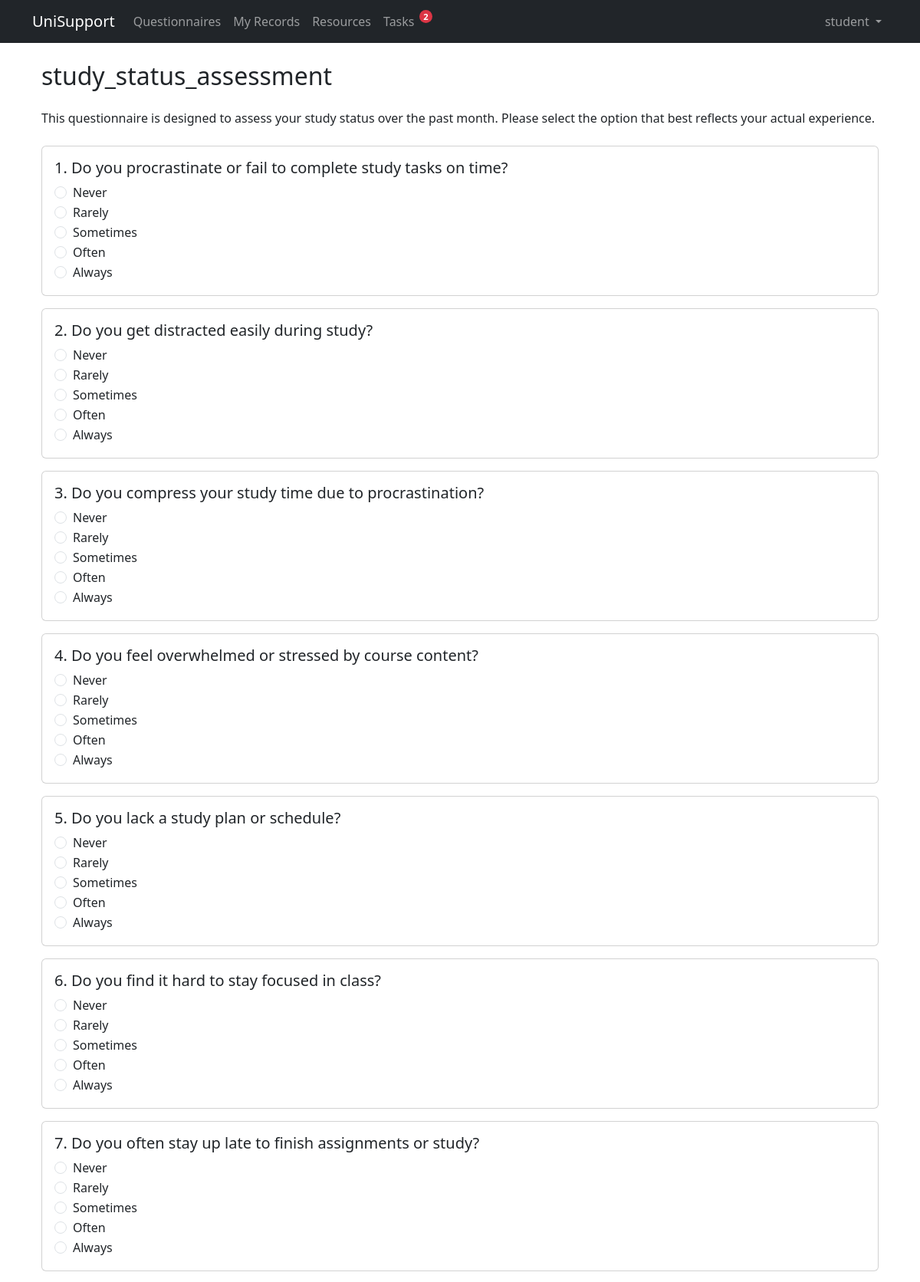
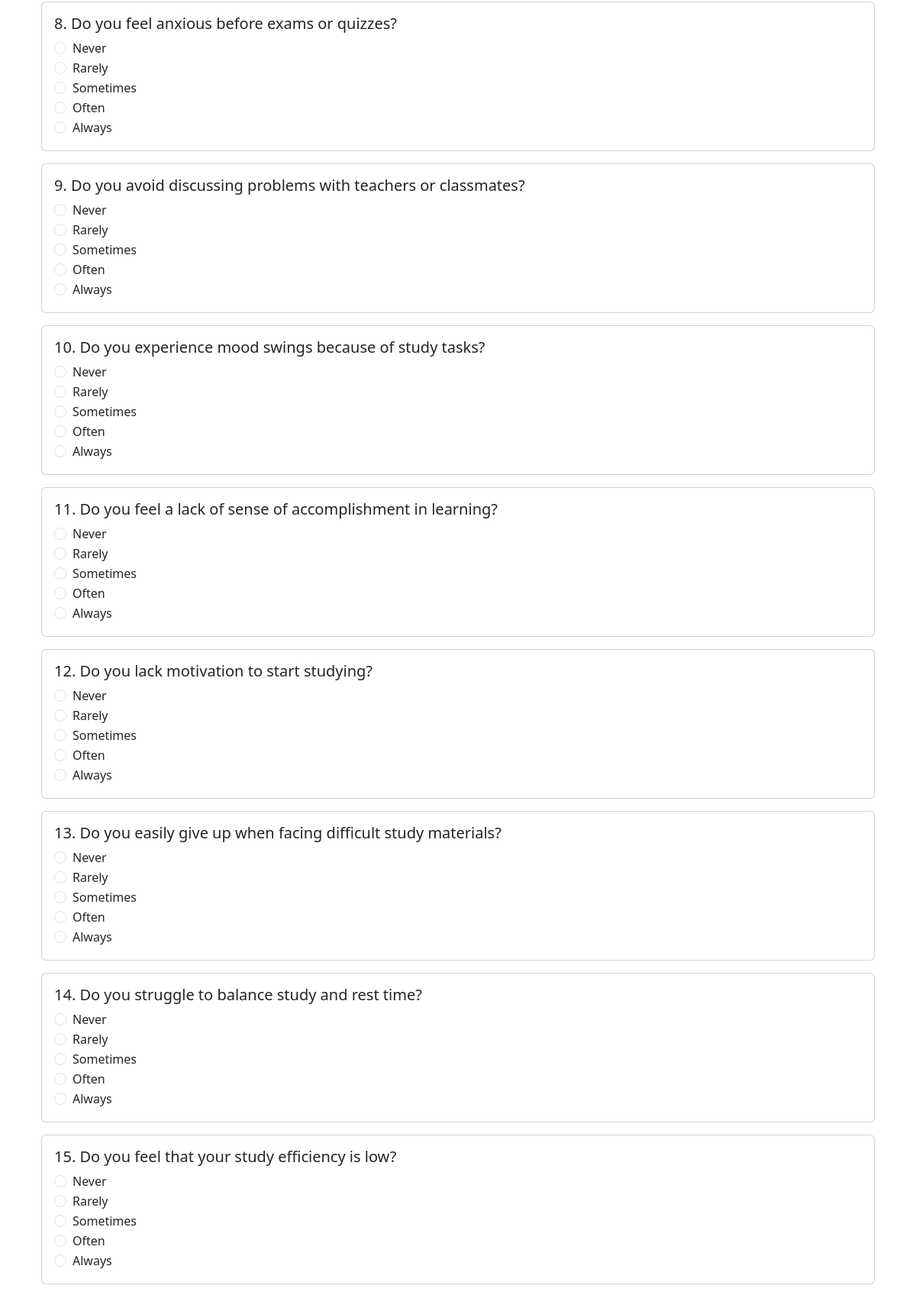
The page /questionnaire/2 (signed in, upper part) on the database its author committed (2 pictures, top to bottom).
### model/user.py (models this page shows)
class User(Base):
    __tablename__ = 'users'
    id = Column(Integer, primary_key=True, autoincrement=True)
    username = Column(String(50), nullable=False, unique=True)
    email = Column(String(100), nullable=False, unique=True)
    password_hash = Column(String(128), nullable=False)
    is_stuff = Column(Boolean, default=False)  # True if the user is staff/admin
    created_at = Column(DateTime, default=datetime.datetime.utcnow)
    updated_at = Column(DateTime, default=datetime.datetime.utcnow, onupdate=datetime.datetime.utcnow)
    questionnaires = relationship("UserQuestionnaire", back_populates="user", lazy="dynamic")
    tasks = relationship("UserTask", back_populates="user", cascade="all, delete-orphan")
    major_id = Column(Integer, ForeignKey('majors.id'), nullable=True)
    major = relationship("Major", backref="users")

### model/questionnaire.py (models this page shows)
class Questionnaire(Base):
    __tablename__ = 'questionnaires'
    id = Column(Integer, primary_key=True, autoincrement=True)
    type = Column(String(100), nullable=False)  # Questionnaire type
    description = Column(Text)  # Description of the questionnaire
    content = Column(JSON, nullable=False)  # Question content stored as JSON
    created_at = Column(DateTime, default=datetime.datetime.utcnow)
    updated_at = Column(DateTime, default=datetime.datetime.utcnow, onupdate=datetime.datetime.utcnow)
    user_questionnaires = relationship("UserQuestionnaire", back_populates="questionnaire")

### app/controllers/questionnaire_controller.py (the view)
    @jwt_required()
    def detail_page(self, questionnaire_id):
        user_id = int(get_jwt_identity())
        user = self.user_repo.get_user_by_id(user_id)
        if user.is_stuff:
            flash('Admins cannot take questionnaires', 'warning')
            return redirect(url_for('questionnaire.shared_page'))
        questionnaire = self.questionnaire_service.get_questionnaire(questionnaire_id)
        if not questionnaire:
            return "Questionnaire not found", 404
        return render_template('questionnaire/detail.html', questionnaire=questionnaire)

### core/questionnaire.py (called while the page is built)
    def get_questionnaire(self, questionnaire_id: int):
        return self.questionnaire_repo.get_questionnaire_by_id(questionnaire_id)

### repo/questionnaireRepo.py (called while the page is built)
    def get_questionnaire_by_id(self, questionnaire_id: int):
        return self.session.query(Questionnaire).get(questionnaire_id)

### repo/userRepo.py (called while the page is built)
    def get_user_by_id(self, user_id: int) -> Optional[User]:
        return self.db_session.query(User).filter(User.id == user_id).first()

### app/templates/questionnaire/detail.html (shortened to what this page needs)
{% extends "base.html" %}
{% block content %}
<div class="container">
    <h2 class="mb-4">
        {% if questionnaire.type == 'psychological_assessment' %}
            Mental Health Assessment Questionnaire
        {% else %}
            {{ questionnaire.type }}
        {% endif %}
    </h2>
    <p class="mb-4">{{ questionnaire.description }}</p>
    <form id="questionnaireForm" onsubmit="handleSubmit(event)">
        {% for question in questionnaire.content.questions %}
        <div class="card mb-3">
            <div class="card-body">
                <h5 class="card-title">{{ loop.index }}. {{ question.question }}</h5>
                {% if question.type == 'single_choice' %}
                <div class="options">
                    {% for option in question.options %}
                    <div class="form-check">
                        <input class="form-check-input" type="radio"
                               name="question_{{ question.id }}"
                               value="{{ option.value }}"
                               id="q{{ question.id }}_opt{{ loop.index }}"
                               required>
                        <label class="form-check-label" for="q{{ question.id }}_opt{{ loop.index }}">
                            {{ option.text }}
                        </label>
                    </div>
                    {% endfor %}
                </div>
                {% elif question.type == 'text' %}
                <div class="form-group">
                    <textarea class="form-control"
                              name="question_{{ question.id }}"
                              rows="3"></textarea>
                </div>
                {% endif %}
            </div>
        </div>
        {% endfor %}
    </form>
</div>
{% endblock %}

### app/templates/base.html (shortened to what this page needs)
<!DOCTYPE html>
<html lang="en">
<head>
    <link href="https://cdn.jsdelivr.net/npm/bootstrap@5.3.0/dist/css/bootstrap.min.css" rel="stylesheet">
</head>
<body>
    <nav class="navbar navbar-expand-lg navbar-dark bg-dark">
        <div class="container">
            <a class="navbar-brand" href="{{ url_for('auth.index') }}">UniSupport</a>
            <div class="collapse navbar-collapse" id="navbarNav">
                <ul class="navbar-nav">
                    {% if current_user %}
                        <li class="nav-item">
                            <a class="nav-link" href="{{ url_for('questionnaire.list_page') }}">Questionnaires</a>
                        </li>
                        {% if not current_user.is_stuff %}
                        <li class="nav-item">
                            <a class="nav-link" href="{{ url_for('questionnaire.history_page') }}">My Records</a>
                        </li>
                        {% endif %}
                        <li class="nav-item">
                            <a class="nav-link" href="{{ url_for('resource.resource_page') }}">Resources</a>
                        </li>
                        <li class="nav-item">
                            <a class="nav-link" href="{{ url_for('task.task_page') }}">
                                Tasks
                                <span id="task-badge" class="badge rounded-pill bg-danger" style="display: none;"></span>
                            </a>
                        </li>
                    {% endif %}
                </ul>
                <ul class="navbar-nav ms-auto">
                    {% if current_user %}
                        <li class="nav-item dropdown">
                            <a class="nav-link dropdown-toggle" href="#" id="navbarDropdown" role="button" data-bs-toggle="dropdown">
                                {{ current_user.username }}
                            </a>
                        </li>
                    {% else %}
                        <li class="nav-item">
                            <a class="nav-link" href="{{ url_for('auth.login_page') }}">Login</a>
                        </li>
                    {% endif %}
                </ul>
            </div>
        </div>
    </nav>
    <div class="container mt-4">
        {% block content %}{% endblock %}
    </div>
</body>
</html>

### app/templates/base.html (style rules this page uses)
#task-badge { position: relative; top: -8px; right: -2px; font-size: 0.7em; padding: 0.25em 0.5em; }
.nav-item .nav-link { position: relative; }

### rows shown on the page
User: username "student"
Questionnaire: type "study_status_assessment", description "This questionnaire is designed to assess your study status over the past month. Please select the option that best reflects your actual experience."

### other values the page prints
{{ question.question }} "Do you procrastinate or fail to complete study tasks on time?" "Do you get distracted easily during study?" "Do you compress your study time due to procrastination?" "Do you feel overwhelmed or stressed by course content?" "Do you lack a study plan or schedule?" "Do you find it hard to stay focused in class?" "Do you often stay up late to finish assignments or study?" "Do you feel anxious before exams or quizzes?" "Do you avoid discussing problems with teachers or classmates?" "Do you experience mood swings because of study tasks?" "Do you feel a lack of sense of accomplishment in learning?" "Do you lack motivation to start studying?" "Do you easily give up when facing difficult study materials?" "Do you struggle to balance study and rest time?" "Do you feel that your study efficiency is low?"
{{ option.text }} "Never" "Rarely" "Sometimes" "Often" "Always" "Never" "Rarely" "Sometimes" "Often" "Always" "Never" "Rarely" "Sometimes" "Often" "Always" "Never" "Rarely" "Sometimes" "Often" "Always" "Never" "Rarely" "Sometimes" "Often" "Always" "Never" "Rarely" "Sometimes" "Often" "Always" "Never" "Rarely" "Sometimes" "Often" "Always" "Never" "Rarely" "Sometimes" "Often" "Always" "Never" "Rarely" "Sometimes" "Often" "Always" "Never" "Rarely" "Sometimes" "Often" "Always" "Never" "Rarely" "Sometimes" "Often" "Always" "Never" "Rarely" "Sometimes" "Often" "Always" "Never" "Rarely" "Sometimes" "Often" "Always" "Never" "Rarely" "Sometimes" "Often" "Always" "Never" "Rarely" "Sometimes" "Often" "Always"
